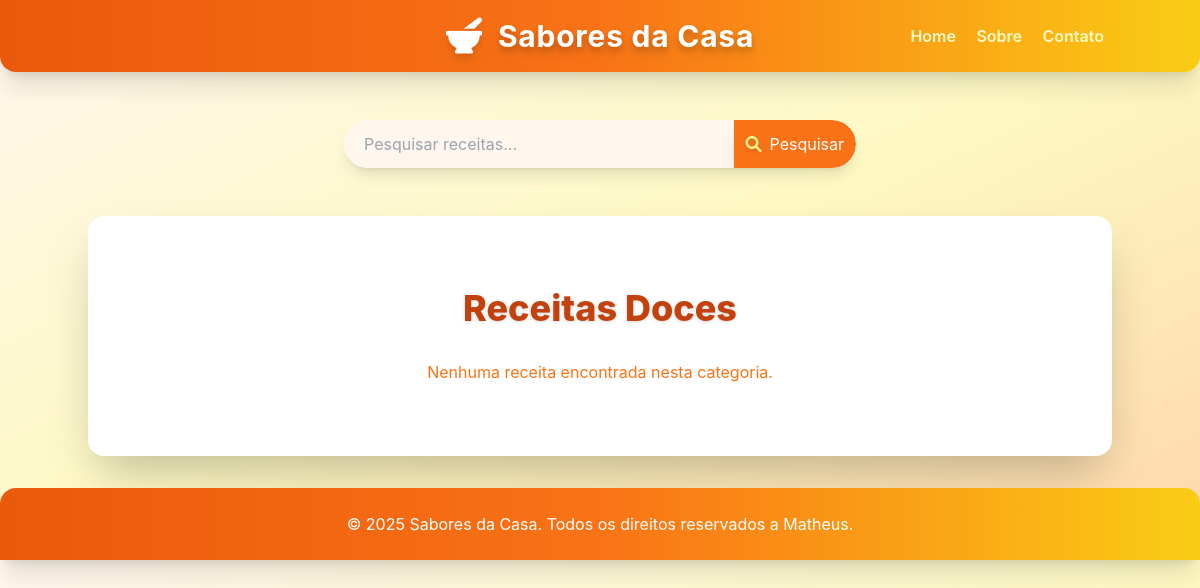
Before: /receitas/categoria/doces/ with the older database file.
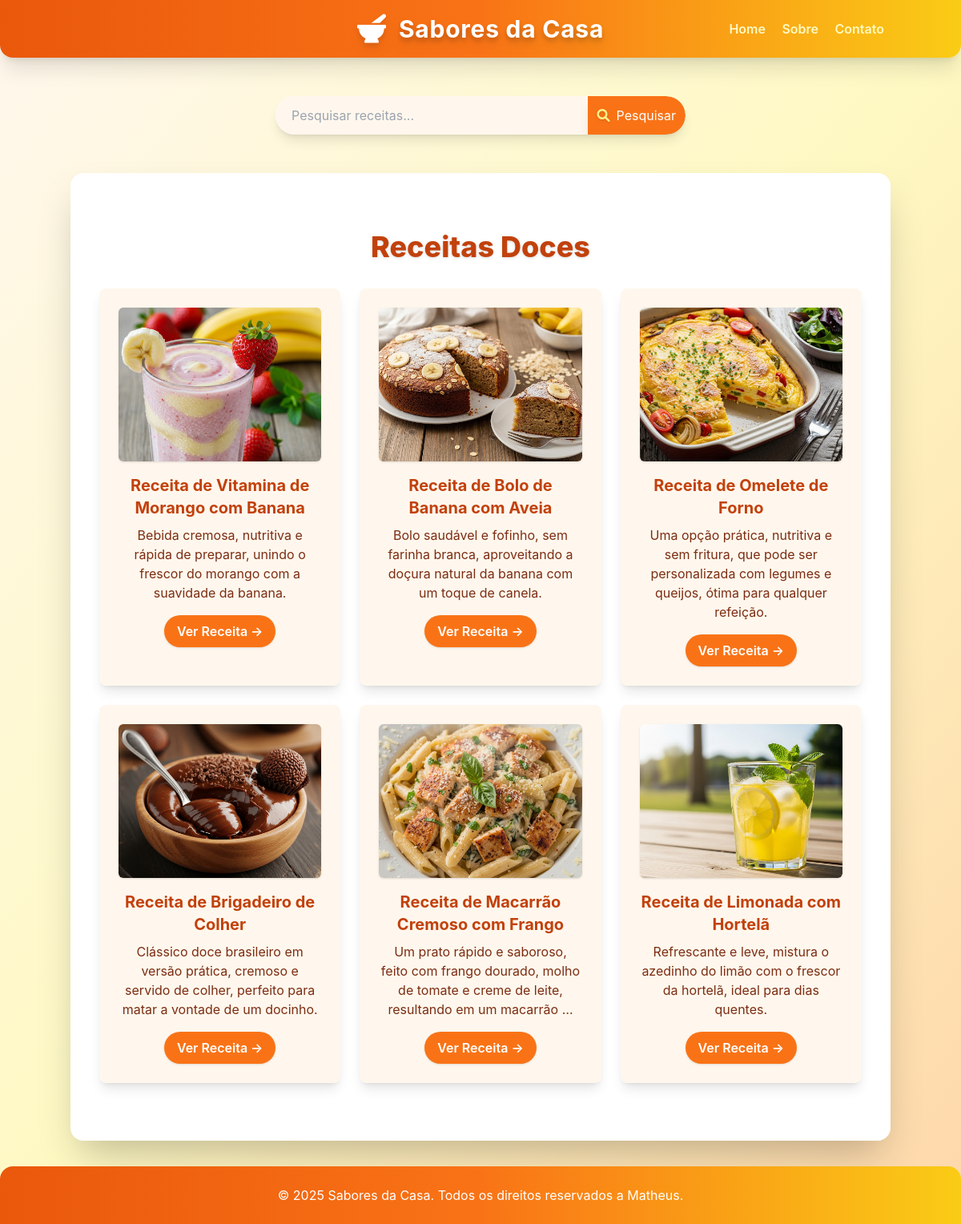
After: the same page with the newer database file.
### receitas/models.py (models this page shows, shortened)
class Receita(models.Model):
    CATEGORIAS = [
        ("doces", "Doces"),
        ("salgadas", "Salgadas"),
        ("bebidas", "Bebidas"),
    ]
    title = models.CharField(max_length=200)
    description = models.TextField()
    ingredients = models.TextField()
    instructions = models.TextField()
    categoria = models.CharField(max_length=20, choices=CATEGORIAS, default="doces")
    image = models.ImageField(upload_to="receitas/images/", null=True, blank=True)
    created_at = models.DateTimeField(auto_now_add=True)
    updated_at = models.DateTimeField(auto_now=True)
    class Meta:
        verbose_name = "Receita"
        verbose_name_plural = "Receitas"
        ordering = ["-created_at"]

### receitas/views.py (the view)
# urls.py: path('categoria/<str:categoria>/', views.categoria_receitas, name='categoria_receitas'),
def categoria_receitas(request, categoria):
    receitas = Receita.objects.filter(categoria__iexact=categoria)
    return render(
        request,
        "receitas/categoria.html",
        {"categoria": categoria, "receitas": receitas},
    )

### receitas/templates/receitas/categoria.html (shortened to what this page needs)
{% extends 'receitas/base.html' %}
{% block content %}
<div class="text-center mt-12 mb-12">
    <h2 class="text-4xl font-extrabold mb-8 text-orange-700 drop-shadow">
        Receitas {{ categoria|title }}
    </h2>
    <div class="flex flex-wrap justify-center gap-6">
        {% for receita in receitas %}
            <div class="w-full sm:w-[calc(50%-1.5rem)] lg:w-[calc(33.333%-1.5rem)] bg-orange-50 p-6 rounded-lg shadow-lg hover:shadow-2xl transition-shadow duration-300 ease-in-out">
                {% if receita.image %}
                    <img src="{{ receita.image.url }}" alt="Imagem de {{ receita.title }}" class="w-full h-48 object-cover rounded-md mb-4 shadow">
                {% endif %}
                <h3 class="text-xl font-bold mb-2 text-orange-700">{{ receita.title }}</h3>
                <p class="text-orange-900 mb-4">{{ receita.description|truncatewords:20 }}</p>
                <a href="{% url 'receita_detail' receita.id %}" class="inline-block bg-orange-500 hover:bg-orange-600 text-white font-semibold py-2 px-4 rounded-full shadow transition-colors duration-300">
                    Ver Receita &rarr;
                </a>
            </div>
        {% empty %}
            <p class="text-center text-orange-500 col-span-full">Nenhuma receita encontrada nesta categoria.</p>
        {% endfor %}
    </div>
</div>
{% endblock %}

### receitas/templates/receitas/base.html (shortened to what this page needs)
{% load static %}
<!DOCTYPE html>
<html lang="pt-br">
<head>
    <script src="https://cdn.tailwindcss.com"></script>
    <link rel="stylesheet" href="https://cdnjs.cloudflare.com/ajax/libs/font-awesome/6.0.0-beta3/css/all.min.css">
</head>
<body class="bg-gradient-to-br from-orange-50 via-yellow-100 to-orange-200 text-orange-900 transition-colors duration-500">
    <header class="bg-gradient-to-r from-orange-600 via-orange-500 to-yellow-400 text-white p-6 shadow-xl rounded-b-2xl transition-all duration-500">
        <div class="container mx-auto relative flex items-center justify-between">
            <div class="absolute inset-0 flex items-center justify-center">
                <div class="flex items-center drop-shadow-lg">
                    <div class="text-4xl mr-4">
                        <i class="fas fa-mortar-pestle"></i>
                    </div>
                    <h1 class="text-3xl font-bold tracking-wide drop-shadow-lg">Sabores da Casa</h1>
                </div>
            </div>
            <nav class="ml-auto relative z-10">
                <a href="{% url 'home' %}" class="text-yellow-100 hover:text-white mx-2 font-semibold transition-colors duration-300">Home</a>
                <a href="{% url 'sobre' %}" class="text-yellow-100 hover:text-white mx-2 font-semibold transition-colors duration-300">Sobre</a>
                <a href="{% url 'contato' %}" class="text-yellow-100 hover:text-white mx-2 font-semibold transition-colors duration-300">Contato</a>
            </nav>
        </div>
    </header>
    <div class="container mx-auto mt-8 p-4 flex justify-center">
        <form method="GET" action="{% url 'pesquisar_receitas' %}"
            class="w-full max-w-lg flex bg-white rounded-full shadow-lg overflow-hidden">
            <input
                type="text"
                name="q"
                placeholder="Pesquisar receitas..."
                class="flex-grow p-3 text-orange-900 focus:outline-none focus:ring-2 focus:ring-orange-500 rounded-l-full pl-5 bg-orange-50" />
            <button type="submit"
                class="bg-orange-500 hover:bg-orange-600 text-white p-3 rounded-r-full transition duration-300 ease-in-out flex items-center justify-center shadow-lg">
                <i class="fas fa-search mr-2 text-yellow-200 drop-shadow"></i> Pesquisar
            </button>
        </form>
    </div>
    <main class="container mx-auto p-6 mt-8 bg-white rounded-2xl shadow-2xl transition-all duration-500">
        {% block content %} {% endblock %}
    </main>
    <footer class="bg-gradient-to-r from-orange-600 via-orange-500 to-yellow-400 text-white p-6 mt-8 rounded-t-2xl shadow-xl transition-all duration-500">
        <div class="container mx-auto text-center">
            <p>&copy; 2025 Sabores da Casa. Todos os direitos reservados a Matheus.</p>
        </div>
    </footer>
</body>
</html>

### receitas/templates/receitas/base.html (style rules this page uses)
body { font-family: 'Inter', sans-serif; }

Changed rows visible on the page:
added Receita: image (picture), title "Receita de Vitamina de Morango com Banana", description "Bebida cremosa, nutritiva e rápida de preparar, unindo o frescor do morango com a suavidade da banana."
added Receita: image (picture), title "Receita de Bolo de Banana com Aveia", description "Bolo saudável e fofinho, sem farinha branca, aproveitando a doçura natural da banana com um toque de canela."
added Receita: image (picture), title "Receita de Omelete de Forno", description "Uma opção prática, nutritiva e sem fritura, que pode ser personalizada com legumes e queijos, ótima para qualquer refeição."
added Receita: image (picture), title "Receita de Brigadeiro de Colher", description "Clássico doce brasileiro em versão prática, cremoso e servido de colher, perfeito para matar a vontade de um docinho."
added Receita: image (picture), title "Receita de Macarrão Cremoso com Frango", description "Um prato rápido e saboroso, feito com frango dourado, molho de tomate e creme de leite, resultando em um macarrão …"
added Receita: image (picture), title "Receita de Limonada com Hortelã", description "Refrescante e leve, mistura o azedinho do limão com o frescor da hortelã, ideal para dias quentes."
Other visible differences:
text no longer shown: "Nenhuma receita encontrada nesta categoria."
